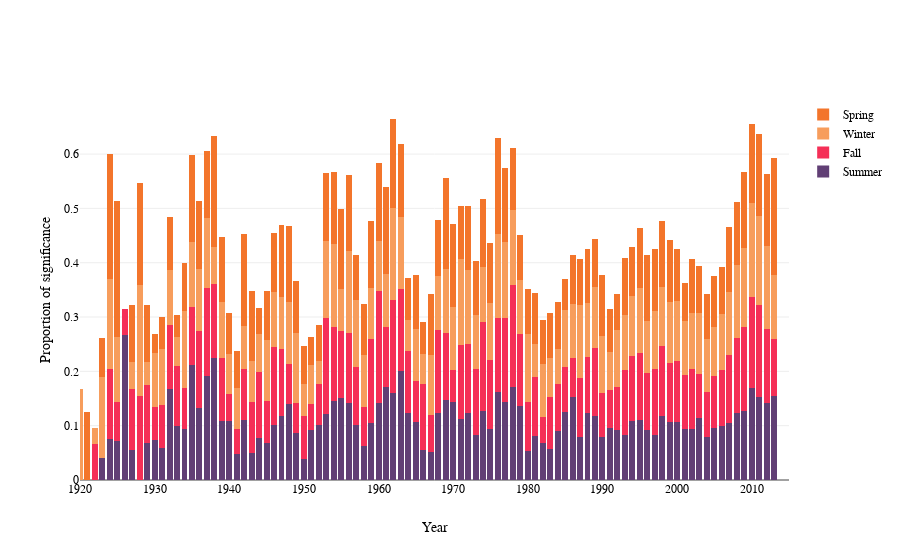

Notebook code for this chart:
### Code cell
# Define the main line plot for each season
seasons = ['Summer', 'Fall', 'Winter', 'Spring']
colors = ['#613F75', '#F52F57', '#F79D5C', '#F3752B']
data = [summer_movies_df_sorted, fall_movies_df_sorted, winter_movies_df_sorted, spring_movies_df_sorted]

# Bar chart plot
fig = go.Figure()
for i, season in enumerate(seasons):
    fig.add_trace(go.Bar(
        x=data[i]['year'],
        y=data[i]['prop_influenced'],
        name=seasons[i],
        marker_color=colors[i],
        offsetgroup=1
    ))

# Mise en forme du tracé
fig.update_layout(
    # title = "Evolution of number of influenced names per season of movie release",
    xaxis=dict(title='Year'),
    yaxis=dict(title='Proportion of significance'),
    barmode='stack'  # 'stack' empile les barres pour chaque order  
      
)
fig.update_xaxes(range=[1920, 2015])
fig.update_yaxes(title_standoff=10)

fig.show()

# Export to html
fig.write_html('q1_number_signi_season_timeline.html', include_plotlyjs="cdn", config={'displayModeBar': False})
